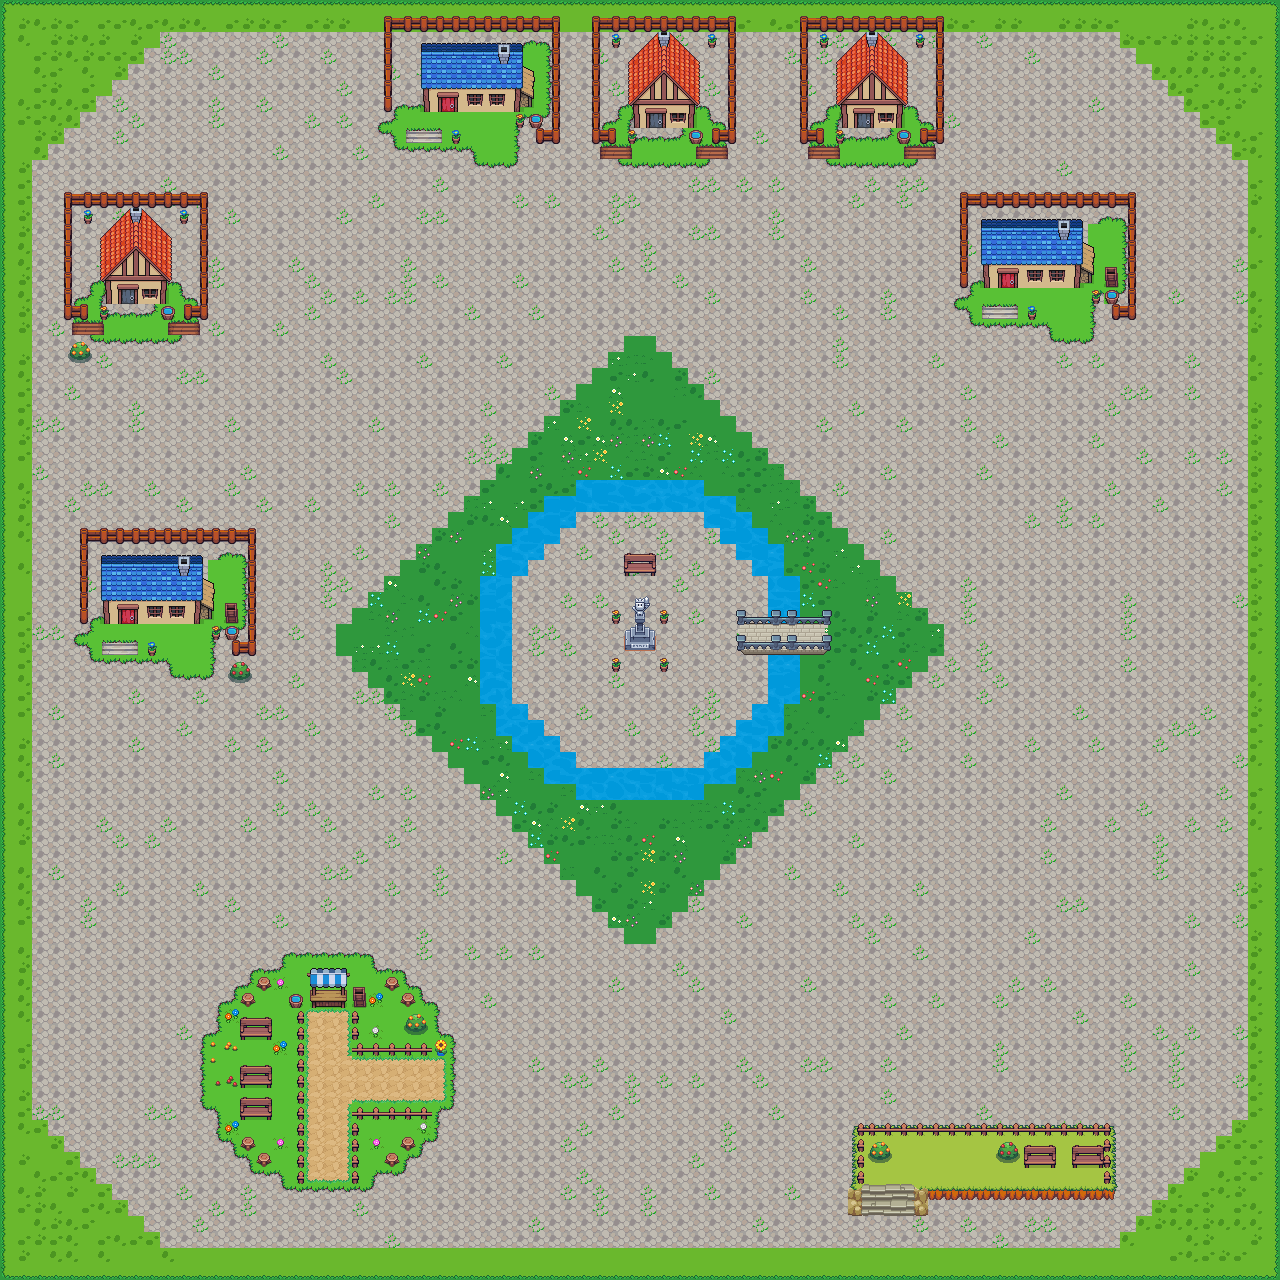

Rendered tile map (Tiled .tmx) drawn with the repository's tilesets; below, a short description and the map source with its tile grids summarised:
An orthogonal 80x80 tile map with 16x16 px tiles, 4 tile layers (Floor, Floor 2, Water, Buildings), 10 tilesets and 85 objects (59x Wall, 24x Water, ToFarm, PlayerSpawn).

<map version="1.10" tiledversion="1.12.2" orientation="orthogonal" renderorder="right-down" width="80" height="80" tilewidth="16" tileheight="16" infinite="0" nextlayerid="8" nextobjectid="110">
 <tileset firstgid="1" source="../tsx/Village.tsx" />
 <tileset firstgid="290" source="../tsx/props.tsx" />
 <tileset firstgid="4386" source="../tsx/Bridges.tsx" />
 <tileset firstgid="6108" source="../tsx/farm objects free.tsx" />
 <tileset firstgid="6207" source="../tsx/Tileset_Road.tsx" />
 <tileset firstgid="6267" source="../tsx/Set 1.1.tsx" />
 <tileset firstgid="6429" source="../tsx/Set 1.0.tsx" />
 <tileset firstgid="6681" source="../tsx/Buildings.tsx" />
 <tileset firstgid="6688" source="../tsx/spring farm tilemap.tsx" />
 <tileset firstgid="6868" source="../tsx/RockSlope.tsx" />
 <layer id="1" name="Floor" width="80" height="80">
  <data>[6400 cells, 6400 non-empty, 48 distinct tile ids]</data>
 </layer>
 <layer id="4" name="Floor 2" width="80" height="80">
  <data>[6400 cells, 85 non-empty, 9 distinct tile ids]</data>
 </layer>
 <layer id="3" name="Water" width="80" height="80">
  <data>[6400 cells, 116 non-empty, 16 distinct tile ids]</data>
 </layer>
 <layer id="2" name="Buildings" width="80" height="80">
  <data>[6400 cells, 716 non-empty, 173 distinct tile ids]</data>
 </layer>
 <objectgroup id="5" name="Collision">
  <object id="1" name="Wall" x="64" y="192" width="144" height="16" />
  <object id="2" name="Wall" x="200.125" y="208" width="7.875" height="112" />
  <object id="3" name="Wall" x="64" y="208" width="8" height="112" />
  <object id="4" name="Wall" x="72.25" y="304" width="16" height="16" />
  <object id="6" name="Wall" x="184" y="304" width="16" height="16" />
  <object id="8" name="Wall" x="384" y="16" width="176" height="16" />
  <object id="9" name="Wall" x="592" y="16" width="144" height="16" />
  <object id="12" name="Wall" x="552" y="32" width="8" height="112" />
  <object id="13" name="Wall" x="536" y="128.208" width="16" height="16" />
  <object id="14" name="Wall" x="384" y="32" width="8" height="80" />
  <object id="15" name="Wall" x="592" y="32" width="8.33333" height="112" />
  <object id="16" name="Wall" x="600.563" y="128.125" width="15.5625" height="16" />
  <object id="17" name="Wall" x="712" y="127.969" width="16" height="16" />
  <object id="18" name="Wall" x="728.25" y="32" width="7.75" height="112" />
  <object id="19" name="Wall" x="800.105" y="32.182" width="7.83523" height="112" />
  <object id="20" name="Wall" x="808.224" y="128.057" width="15.6875" height="16" />
  <object id="21" name="Wall" x="800.5" y="16" width="143.5" height="16" />
  <object id="22" name="Wall" x="935.75" y="32" width="8.25" height="112" />
  <object id="23" name="Wall" x="919.841" y="128.25" width="15.6364" height="16" />
  <object id="26" name="Wall" x="960" y="192" width="176" height="16" />
  <object id="27" name="Wall" x="1111.64" y="304" width="24.3636" height="16" />
  <object id="28" name="Wall" x="1128.18" y="208" width="7.81818" height="96" />
  <object id="29" name="Wall" x="960" y="208" width="8" height="80" />
  <object id="30" name="Wall" x="80" y="528" width="176" height="16" />
  <object id="31" name="Wall" x="247.667" y="544" width="8.33333" height="96" />
  <object id="32" name="Wall" x="232" y="640" width="24" height="16" />
  <object id="33" name="Wall" x="80" y="544" width="8" height="80" />
  <object id="38" name="Wall" x="624.25" y="624.5" width="31.25" height="26" />
  <object id="40" name="Wall" x="624" y="560" width="32" height="16" />
  <object id="42" name="Wall" x="736" y="609.75" width="96" height="14.25" />
  <object id="43" name="Wall" x="736" y="640.5" width="96" height="14" />
  <object id="46" name="Wall" x="848" y="1120" width="272" height="16" />
  <object id="47" name="Wall" x="1104" y="1136" width="16" height="48" />
  <object id="48" name="Wall" x="848" y="1136" width="16" height="80" />
  <object id="49" name="Wall" x="912" y="1184" width="16" height="32" />
  <object id="51" name="Wall" x="928" y="1184" width="192" height="16" />
  <object id="52" name="Wall" x="1024" y="1152" width="32" height="16" />
  <object id="53" name="Wall" x="1072" y="1152" width="32" height="16" />
  <object id="56" name="Wall" x="352" y="1040" width="80" height="16" />
  <object id="57" name="Wall" x="352" y="1008" width="6.5" height="32" />
  <object id="58" name="Wall" x="297.5" y="1008" width="6.5" height="176" />
  <object id="59" name="Wall" x="352" y="1104" width="80" height="16" />
  <object id="60" name="Wall" x="352" y="1120" width="6.75" height="64" />
  <object id="61" name="Wall" x="240" y="1018" width="31.5" height="21.5" />
  <object id="62" name="Wall" x="240" y="1064.5" width="31.5" height="22.5" />
  <object id="63" name="Wall" x="240.5" y="1098" width="30.5" height="22.5" />
  <object id="65" name="Wall" x="137.712" y="654.594" width="36" height="14.5" rotation="180.299" />
  <object id="66" name="Wall" x="982" y="304.909" width="35.8182" height="13.8182" />
  <object id="67" name="Wall" x="807.875" y="147" width="32.125" height="11.75" />
  <object id="68" name="Wall" x="904" y="147" width="32" height="11.875" />
  <object id="69" name="Wall" x="696.125" y="147.25" width="31.875" height="11.75" />
  <object id="70" name="Wall" x="600" y="147" width="31.875" height="11.75" />
  <object id="71" name="Wall" x="405.875" y="128.5" width="36" height="14.25" />
  <object id="72" name="Wall" x="169.333" y="321.333" width="31.25" height="12.375" />
  <object id="73" name="Wall" x="72" y="322.25" width="32.125" height="12.75" />
  <object id="74" name="Water" x="480" y="576" width="32" height="128" />
  <object id="78" name="Water" x="496" y="704" width="16" height="32" />
  <object id="79" name="Water" x="512" y="704" width="16" height="48" />
  <object id="80" name="Water" x="528" y="720" width="16" height="48" />
  <object id="81" name="Water" x="544" y="736" width="16" height="48" />
  <object id="82" name="Water" x="560" y="752" width="16" height="32" />
  <object id="83" name="Water" x="576" y="768" width="128" height="32" />
  <object id="84" name="Water" x="704" y="752" width="16" height="32" />
  <object id="85" name="Water" x="720" y="736" width="16" height="48" />
  <object id="86" name="Water" x="736" y="720" width="16" height="48" />
  <object id="87" name="Water" x="752" y="704" width="16" height="48" />
  <object id="88" name="Water" x="768" y="656" width="16" height="80" />
  <object id="89" name="Water" x="784" y="656" width="16" height="48" />
  <object id="90" name="Water" x="768" y="576" width="32" height="32" />
  <object id="91" name="Water" x="496" y="560" width="32" height="16" />
  <object id="92" name="Water" x="496" y="544" width="48" height="16" />
  <object id="93" name="Water" x="512" y="528" width="48" height="16" />
  <object id="94" name="Water" x="528" y="512" width="48" height="16" />
  <object id="95" name="Water" x="544" y="496" width="192" height="16" />
  <object id="96" name="Water" x="576" y="480" width="128" height="16" />
  <object id="97" name="Water" x="704" y="512" width="48" height="16" />
  <object id="98" name="Water" x="720" y="528" width="48" height="16" />
  <object id="99" name="Water" x="736" y="544" width="48" height="16" />
  <object id="100" name="Water" x="752" y="560" width="32" height="16" />
  <object id="101" name="Wall" x="0" y="0" width="1280" height="16" />
  <object id="102" name="Wall" x="1264" y="16" width="16" height="1264" />
  <object id="103" name="Wall" x="0" y="1264" width="1264" height="15" />
  <object id="104" name="Wall" x="0" y="16" width="16" height="1199.58" />
 </objectgroup>
 <objectgroup id="7" name="Object">
  <object id="107" name="ToFarm" x="0" y="1216" width="7.09091" height="48" />
  <object id="108" name="PlayerSpawn" x="31" y="1248.33">
   <point />
  </object>
 </objectgroup>
</map>
